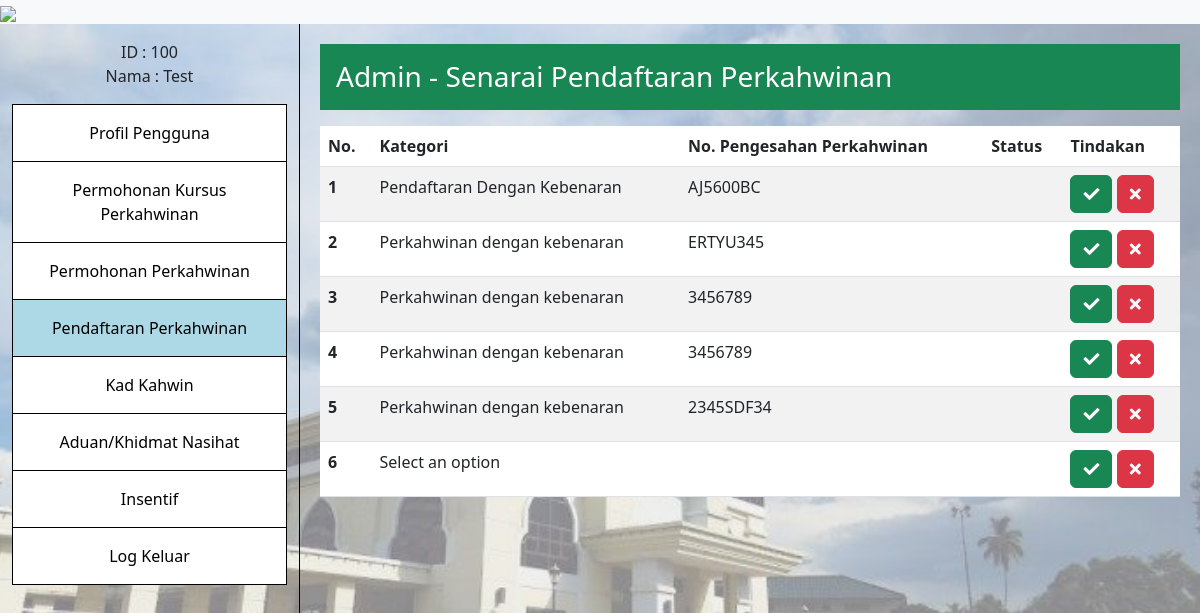
The app's page /App/MarriageRegistration/MarriageRegistrationListAdmin.php (signed in) with its own data.
### tables this page shows
CREATE TABLE `marriageregistration` (
  `marriageregister_id` int(11) NOT NULL,
  `requestmarriage_id` int(11) DEFAULT NULL,
  `admin_id` int(11) DEFAULT NULL,
  `marriage_category` varchar(50) NOT NULL,
  `marriage_license_number` varchar(50) NOT NULL,
  `status` varchar(50) DEFAULT NULL
);

### BusinessServices/Model/MarriageRegistrationModel/MarriageRegistrationApproval.php (called while the page is built, shortened)
<?php
class MarriageRegistrationApproval extends Connection {
    public function getAllMarriage()
    {
        $connection = $this->getConnection();
        $query = "SELECT * FROM marriageregistration";
        $result = mysqli_query($connection, $query);
        $users = array();
        if (mysqli_num_rows($result) > 0) {
            while ($row = mysqli_fetch_assoc($result)) {
                $users[] = $row;
            }
        }
        return $users;
    }
}
?>

### App/MarriageRegistration/MarriageRegistrationListAdmin.php (the view, shortened to what this page needs)
<?php
$marriageData = new applicantList();
$marriages = $marriageData->getAllMarriage();
$count = 1;
?>
<!DOCTYPE html>
<html lang="en">
<head>
    <link rel="stylesheet" href="https://cdn.jsdelivr.net/npm/bootstrap@5.3.0/dist/css/bootstrap.min.css">
    <link rel="stylesheet" href="https://cdnjs.cloudflare.com/ajax/libs/font-awesome/5.15.4/css/all.min.css">
    <link rel="stylesheet" href="../../../ezkahwin/public/css/styles.css">
</head>
<body>
    <?php include "../Component/header.php"; ?>
    <div class="container-fluid">
        <div class="row">
            <?php
            include "../Component/sidebarStaff.php";
            ?>
            <div class="col-md-9 content">
                <div class="content-title bg-success text-white p-3">
                    <h1 class="h3 m-0">Admin - Senarai Pendaftaran Perkahwinan</h1>
                </div>
                <div class="contentBox mt-3">
                    <div class="desc">
                        <div class="card-body">
                            <table class="table table-striped">
                                <thead>
                                    <tr>
                                        <th scope="col">No.</th>
                                        <th scope="col">Kategori</th>
                                        <th scope="col">No. Pengesahan Perkahwinan</th>
                                        <th scope="col">Status</th>
                                        <th scope="col">Tindakan</th>
                                    </tr>
                                </thead>
                                <tbody>
                                    <?php
                                    if (!empty($marriages)){
                                        foreach ($marriages as $marriage){
                                            echo '<tr>
                                                <th scope="row">' . $count . '</th>
                                                <td>' . $marriage["marriage_category"] . '</td>
                                                <td>' . $marriage["marriage_license_number"] . '</td>
                                                <td><span class="badge bg-success">' . $marriage["status"] . '</span></td>
                                                <td>
                                                    <form action="../../../ezkahwin/index.php" method="POST">
                                                        <input type="hidden" name="marriage_id" value="' . $marriage["marriageregister_id"] . '">
                                                        <button type="submit" name="action" value="approve" class="btn btn-success"><i class="fas fa-check"></i></button>
                                                        <button type="submit" name="action" value="reject" class="btn btn-danger"><i class="fas fa-times"></i></button>
                                                    </form>
                                                </td>
                                            </tr>';
                                            $count++;
                                        }
                                    } else {
                                        echo "<tr><td colspan='5'>No Data</td></tr>";
                                    }
                                    ?>
                                </tbody>
                            </table>
                        </div>
                    </div>
                </div>
            </div>
        </div>
    </div>
</body>
</html>

### public/css/styles.css (style rules this page uses)
body { background: linear-gradient(rgba(255, 255, 255, 0.5), rgba(255, 255, 255, 0.5)), url("../Images/background.jpg"); background-size: cover; background-repeat: no-repeat; background-position: center; }
.content { padding: 20px; background-color: transparent; }
.content-title { background-color: blue; color: white; padding: 10px; }

### records on screen
marriageregistration: marriage_category "Pendaftaran Dengan Kebenaran", marriage_license_number "AJ5600BC"
marriageregistration: marriage_category "Perkahwinan dengan kebenaran", marriage_license_number "ERTYU345"
marriageregistration: marriage_category "Perkahwinan dengan kebenaran", marriage_license_number "3456789"
marriageregistration: marriage_category "Perkahwinan dengan kebenaran", marriage_license_number "3456789"
marriageregistration: marriage_category "Perkahwinan dengan kebenaran", marriage_license_number "2345SDF34"
marriageregistration: marriage_category "Select an option"

### other values on screen
$icnum "100"
$name "Test"
